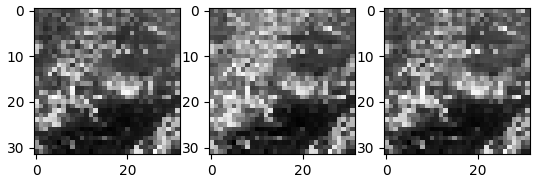

Reproduce this figure in Python.
import numpy as np
import cv2
import matplotlib.pyplot as plt

height, width = 64, 64

img = cv2.imread("akahara_0001.jpg")
img = cv2.resize(img, (width, height)).astype(np.float32)

np.random.seed(0)

in_c = img.shape[-1]
k_size = 2
stride = 2
pad = 0

pad_img = np.zeros((pad * 2 + height, pad * 2 + width, in_c), np.float32)
pad_img[pad: pad+height, pad: pad+width] = img

out_height = (height + pad) // stride
out_width = (width + pad) // stride

out = np.zeros((out_height, out_width, in_c), dtype=np.float32)

for y in range(out_height):
    for x in range(out_width):
        for c in range(in_c):
            out[y, x, c] = np.max(pad_img[y * stride: y * stride + k_size,
                                           x * stride: x * stride + k_size, c])

for i in range(in_c):
    plt.subplot(1,in_c,i+1)
    plt.imshow(out[..., i], cmap='gray')

plt.show()
